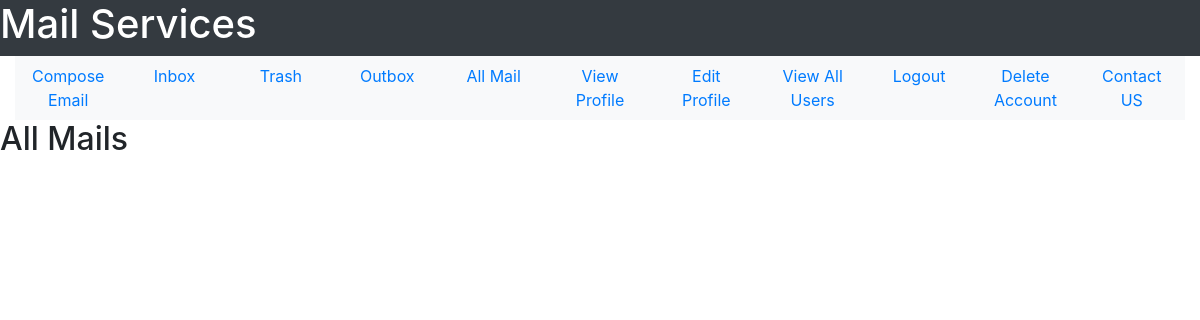
Page /all-mail (signed in) on the earlier database version.
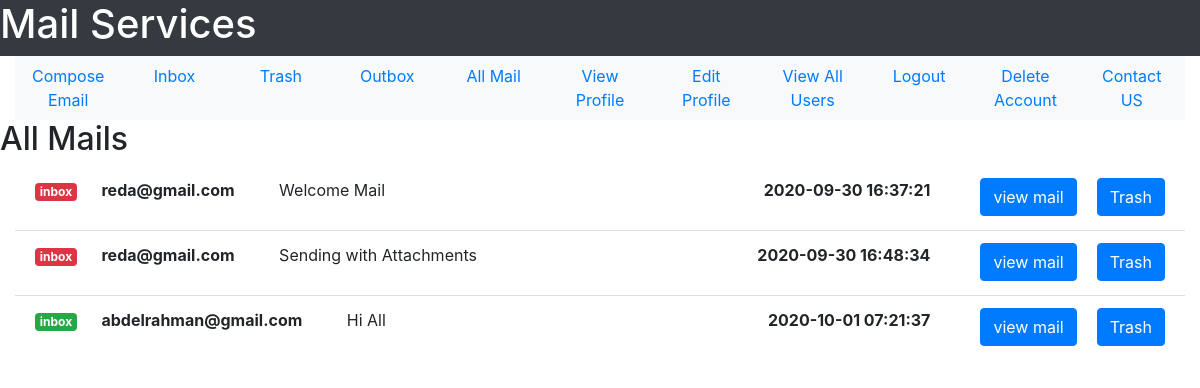
Same page on the later database version.
### tables this page shows
CREATE TABLE user(user_id INTEGER PRIMARY KEY, user_name TEXT NOT NULL, user_email TEXT NOT NULL, user_password TEXT  NOT NULL, user_gender TEXT NOT NULL, user_date_of_birth TEXT NOT NULL, user_city TEXT NOT NULL, user_country TEXT NOT NULL, user_contact INTEGER, user_account_creation_date TEXT NOT NULL, user_active INTEGER DEFAULT 0 CHECK(user_active == 1 OR user_active == 0), UNIQUE(user_email));

CREATE TABLE mail(mail_id INTEGER PRIMARY KEY, sender_id INTEGER NOT NULL, receiver_id INTEGER NOT NULL, mail_subject TEXT, mail_body TEXT,  mail_date TEXT NOT NULL,mail_seen INTEGER DEFAULT 0 CHECK(mail_seen == 0 OR mail_seen == 1), sender_trashed INTEGER DEFAULT 0 CHECK(sender_trashed == 0 OR sender_trashed == 1), receiver_trashed INTEGER DEFAULT 0 CHECK(receiver_trashed == 0 OR receiver_trashed == 1), FOREIGN KEY(sender_id, receiver_id) REFERENCES user(user_id, user_id));

### User/User_Mail/user_mail.py (the view)
@user_mail_bp.route("/all-mail")
def see_all_mail():
    user_id = get_user_id(session['email'])
    sqlite_connection = sqlite3.connect('MAIL_DB.db')
    select_allmail_query = """SELECT * FROM mail WHERE (sender_id = ? OR receiver_id = ?) AND (sender_trashed = ? AND receiver_trashed = ?);"""
    all_mail_data = sqlite_connection.execute(select_allmail_query, (user_id, user_id, 0, 0))
    all_mail = []
    mail_record = {}
    for mail in all_mail_data:
        mail_record['mail_id'] = mail[0]
        mail_record['sender_mail'] = get_user_email(mail[1])
        mail_record['receiver_mail'] = get_user_email(mail[2])
        mail_record['mail_subject'] = mail[3]
        mail_record['mail_body'] = mail[4]
        mail_record['mail_date'] = remove_milli_seconds(mail[5])
        mail_record['mail_seen'] = mail[6]
        all_mail.append(mail_record)
        mail_record = {}
    sqlite_connection.close()
    return render_template("User_Mail/view_all_mail.html", all_mail = all_mail, user_email = session['email'])

### User/User_Mail/user_mail.py (called while the page is built)
def get_user_id(user_email):
    sqlite_connection = sqlite3.connect('MAIL_DB.db')
    select_user_query = """SELECT user_id FROM user WHERE user_email = ?;"""
    select_user_query_data = (user_email,)
    user_record = sqlite_connection.execute(select_user_query, select_user_query_data)
    user_id = 0
    for data in user_record:
        user_id = data[0]
    sqlite_connection.close()
    return user_id

def get_user_email(user_id):
    sqlite_connection = sqlite3.connect('MAIL_DB.db')
    select_user_query = """SELECT user_email FROM user WHERE user_id = ?;"""
    select_user_query_data = (user_id,)
    user_record = sqlite_connection.execute(select_user_query, select_user_query_data)
    user_email = ""
    for data in user_record:
        user_email = data[0]
    sqlite_connection.close()
    return user_email

def remove_milli_seconds(full_date):
    date = datetime.strptime(full_date, '%Y-%m-%d %H:%M:%S.%f')
    return date.strftime('%Y-%m-%d %H:%M:%S')

### User/User_Mail/templates/User_Mail/view_all_mail.html (shortened to what this page needs)
<!DOCTYPE html>
<html lang = "en">
    <head>
        <link rel="stylesheet" href="https://maxcdn.bootstrapcdn.com/bootstrap/4.5.2/css/bootstrap.min.css">
    </head>
    <body>
        <div class = "container-fluid">
            <div class = "row bg-dark text-white">
                <h1>Mail Services</h1>
            </div>
            <div>
                <ul class = "nav nav-justified bg-light">
                    <li class = 'nav-item'>
                        <a href = "{{url_for('user_mail_bp.compose_email')}}" class = 'nav-link'>Compose Email</a>
                    </li>
                    <li class = 'nav-item'>
                        <a href = "{{url_for('user_mail_bp.see_inbox')}}" class = 'nav-link'>Inbox</a>
                    </li>
                    <li class = 'nav-item'>
                        <a href = "{{url_for('user_mail_bp.trash')}}" class = 'nav-link'>Trash</a>
                    </li>
                    <li class = 'nav-item'>
                        <a href = "{{url_for('user_mail_bp.see_outbox')}}" class = 'nav-link'>Outbox</a>
                    </li>
                    <li class = 'nav-item'>
                        <a href = "{{url_for('user_mail_bp.see_all_mail')}}" class = 'nav-link'>All Mail</a>
                    </li>
                    <li class = 'nav-item'>
                        <a href = "{{url_for('user_profile_bp.view_profile')}}" class = 'nav-link'>View Profile</a>
                    </li>
                    <li class = 'nav-item'>
                        <a href = "{{url_for('user_profile_bp.edit_profile_form')}}" class = 'nav-link'>Edit Profile</a>
                    </li>
                    <li class = 'nav-item'>
                        <a href = "{{url_for('user_profile_bp.view_all_users')}}" class = 'nav-link'>View All Users</a>
                    </li>
                    <li class = 'nav-item'>
                        <a href = "{{url_for('user_profile_bp.logout')}}" class = 'nav-link'>Logout</a>
                    </li>
                    <li class = 'nav-item'>
                        <a href = "{{url_for('user_profile_bp.delete_account')}}" class = 'nav-link'>Delete Account</a>
                    </li>
                    <li class = 'nav-item'>
                        <a href = '#' class = 'nav-link'>Contact US</a>
                    </li>
                </ul>
            </div>
            <div class = "row">
                <h2>All Mails</h2>
            </div>
            <div>
                <ul class = "list-group list-group-flush">
                    {% for user_mail in all_mail %}
                        {% if user_mail["receiver_mail"] == user_email %}
                            <li class = "list-group-item">
                                <p>
                                    {% if user_mail["mail_seen"] %}
                                        <span class = "badge badge-success">inbox</span>
                                    {% else %}
                                        <span class = "badge badge-danger">inbox</span>
                                    {% endif %}
                                    <strong style = "margin: 20px;">{{user_mail["sender_mail"]}}</strong>
                                    <span style = "margin: 20px;">{{user_mail["mail_subject"]}}</span>
                                    <a href = "{{url_for('user_mail_bp.all_mail_to_trash', mail_id = user_mail['mail_id'], trash_identity = 1)}}"
                                    class = "btn btn-primary float-right" style = "margin-left: 20px;">Trash</a>
                                    <a href = "{{url_for('user_mail_bp.view_mail', mail_id = user_mail['mail_id'])}}" class = "btn btn-primary float-right">view mail</a>
                                    <strong style = "margin-right: 50px;" class = "float-right">{{user_mail["mail_date"]}}</strong>
                                </p>
                            </li>
                        {% endif %}
                    {% endfor %}
                </ul>
                </div>
        </div>
    </body>
</html>

Differences in the rows shown:
now on this page (row edited): user: sender_mail "reda@gmail.com" "reda@gmail.com"
added mail: mail_subject "Welcome Mail"
added mail: mail_subject "Sending with Attachments"
added user: sender_mail "abdelrahman@gmail.com"
added mail: mail_subject "Hi All"
Other differences:
new list line: "inbox Trash view mail 2020-09-30 16:37:21"
new list line: "inbox Trash view mail 2020-09-30 16:48:34"
new list line: "inbox Trash view mail 2020-10-01 07:21:37"
